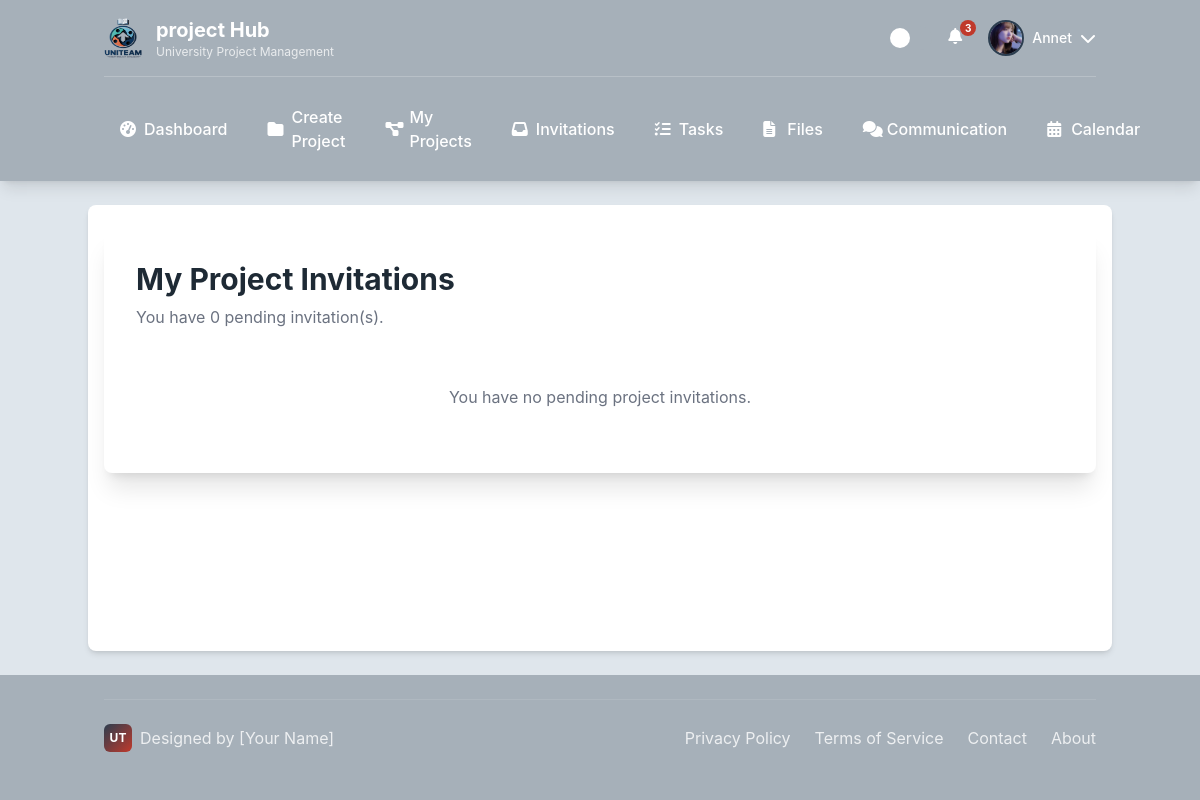
Screenshot of /projects/invitations/ (signed in) with the database file from the repository.
### users/models.py (models this page shows)
class CustomUser(AbstractUser):
    class Role(models.TextChoices):
        ADMIN = "ADMIN", "Admin"
        LECTURER = "LECTURER", "Lecturer"
        STUDENT = "STUDENT", "Student"
    role = models.CharField(max_length=50, choices=Role.choices)
    avatar = models.ImageField(upload_to='avatars/', null=True, blank=True)
    is_approved = models.BooleanField(default=True)
    phone_number = models.CharField(max_length=20, blank=True)
    def get_full_name(self):
        return f"{self.first_name} {self.last_name}"

### projects/views.py (the view)
# urls.py: path('invitations/', views.view_invitations_view, name='view_invitations'),
@login_required
def view_invitations_view(request):
    invitations = Invitation.objects.filter(receiver=request.user, status=Invitation.Status.PENDING)
    return render(request, 'projects/view_invitations.html', {'invitations': invitations})

### templates/projects/view_invitations.html (shortened to what this page needs)
{% extends "base/base_student.html" %}
{% load static %}
{% block content %}
<div class="surface shadow-xl rounded-lg p-6 md:p-8">
    <h1 class="text-3xl font-bold mb-2">My Project Invitations</h1>
    <p class="text-gray-500 mb-6">You have {{ invitations|length }} pending invitation(s).</p>
    <div class="space-y-4">
        {% for inv in invitations %}
        <div class="bg-gray-50 dark:bg-gray-700 p-4 rounded-lg flex flex-col sm:flex-row justify-between sm:items-center gap-4">
            <div>
                <p class="text-sm text-gray-500">Invitation from <span class="font-bold">{{ inv.sender.get_full_name }}</span></p>
                <p class="text-lg font-semibold">Project: {{ inv.project.title }}</p>
            </div>
            <div class="flex items-center space-x-3 flex-shrink-0">
                <a href="{% url 'respond_to_invitation' inv.id 'accept' %}" class="btn bg-green-500 hover:bg-green-600 text-white py-2 px-4 rounded-lg">Accept</a>
                <a href="{% url 'respond_to_invitation' inv.id 'decline' %}" class="btn bg-red-500 hover:bg-red-600 text-white py-2 px-4 rounded-lg">Decline</a>
            </div>
        </div>
        {% empty %}
        <p class="text-center text-gray-500 py-8">You have no pending project invitations.</p>
        {% endfor %}
    </div>
</div>
{% endblock %}

### templates/base/base_student.html (shortened to what this page needs)
<!DOCTYPE html>
{% load static %}
<html lang="en">
<head>
    <script src="https://cdn.tailwindcss.com"></script>
    <link rel="stylesheet" href="https://cdnjs.cloudflare.com/ajax/libs/font-awesome/6.4.0/css/all.min.css">
    <link rel="stylesheet" href="{% static 'css/student_base.css' %}">
</head>
<body class="min-h-screen flex flex-col">
    <header class="header-bg text-white shadow-lg">
        <div class="container mx-auto px-4 py-4">
            <div class="flex justify-between items-center">
                <div class="logo-container">
                    <img src="{% static 'images/logo/uniteam_logo (1).png'%}" alt="UniTeam Logo" class="w-10 h-10 rounded-lg" onerror="this.style.display='none'; this.nextElementSibling.style.display='flex';">
                    <div>
                        <h1 class="text-xl font-bold">project Hub</h1>
                        <p class="text-xs opacity-75">University Project Management</p>
                    </div>
                </div>
                <div class="flex items-center space-x-4">
                    <div class="theme-toggle" id="themeToggle" title="Toggle Theme"></div>
                    {% if user.is_authenticated %}
                        <div class="relative cursor-pointer" id="notificationButton" title="Notifications">
                            <i class="fa-solid fa-bell w-6 h-6 text-white hover:text-accent-1 transition-colors"></i>
                            <span class="notification-badge">3</span>
                        </div>
                        <div class="profile-dropdown">
                            <div class="flex items-center gap-2 cursor-pointer" id="profileButton">
                                {% if user.avatar %}
                                    <img src="{{ user.avatar.url }}" alt="{{ user.username }}'s Avatar" class="profile-avatar object-cover">
                                {% else %}
                                    <div class="profile-avatar bg-accent-1 flex items-center justify-center text-white font-bold">
                                        {{ user.first_name.0|default:user.username.0|upper }}
                                    </div>
                                {% endif %}
                                <span class="hidden md:block text-sm font-medium">{{ user.first_name|default:user.username }}</span>
                                <i class="fa-solid fa-chevron-down w-4 h-4 transition-transform" id="profileArrow"></i>
                            </div>
                        </div>
                    {% else %}
                        <div class="flex items-center space-x-3">
                            <a href="#" class="btn btn-secondary">LOGIN</a>
                            <a href="#" class="btn btn-primary">REGISTER</a>
                        </div>
                    {% endif %}
                </div>
            </div>
            {% if user.is_authenticated %}
            <nav class="hidden md:block mt-4 pt-4 border-t border-white border-opacity-20">
                <div class="flex space-x-2">
                    <a href="{% url 'student_dashboard' %}" class="nav-link {% if request.resolver_match.url_name == 'dashboard' %}active{% endif %}">
                        <i class="fa-solid fa-gauge-high w-4 h-4"></i>
                        Dashboard
                    </a>
                    <a href="{% url 'create_project' %}" class="nav-link {% if request.resolver_match.url_name == 'projects' %}active{% endif %}">
                        <i class="fa-solid fa-folder w-4 h-4"></i>
                        Create Project
                    </a>
                    <a href="{% url 'my_projects' %}" class="nav-link {% if request.resolver_match.url_name == 'projects' %}active{% endif %}">
                        <i class="fa-solid fa-diagram-project w-4 h-4"></i>
                        My Projects
                    </a>
                    <a href="{% url 'view_invitations' %}" class="nav-link {% if request.resolver_match.url_name == 'invitations' %}active{% endif %}">
                        <i class="fa-solid fa-inbox w-4 h-4"></i>
                        Invitations
                    </a>
                    <a href="" class="nav-link {% if request.resolver_match.url_name == 'tasks' %}active{% endif %}">
                        <i class="fa-solid fa-list-check w-4 h-4"></i>
                        Tasks
                    </a>
                    <a href="#" class="nav-link {% if request.resolver_match.url_name == 'files' %}active{% endif %}">
                        <i class="fa-solid fa-file-lines w-4 h-4"></i>
                        Files
                    </a>
                    <a href="#" class="nav-link {% if request.resolver_match.url_name == 'communication' %}active{% endif %}">
                        <i class="fa-solid fa-comments w-4 h-4"></i>
                        Communication
                    </a>
                    <a href="#" class="nav-link {% if request.resolver_match.url_name == 'calendar' %}active{% endif %}">
                        <i class="fa-solid fa-calendar-days w-4 h-4"></i>
                        Calendar
                    </a>
                </div>
            </nav>
            {% endif %}
        </div>
    </header>
    <main class="flex-grow container mx-auto px-4 py-6 surface shadow-md my-6 rounded-lg">
        {% block content %}{% endblock %}
    </main>
    {% if user.is_authenticated %}
    <footer class="footer-bg text-white py-6 mt-auto">
        <div class="container mx-auto px-4">
            <div class="footer-content">
                <div class="personal-branding">
                    <div class="personal-logo">UT</div>
                    <span>Designed by [Your Name]</span>
                </div>
                <div class="footer-links">
                    <a href="#">Privacy Policy</a>
                    <a href="#">Terms of Service</a>
                    <a href="#">Contact</a>
                    <a href="#">About</a>
                </div>
            </div>
        </div>
    </footer>
    {% endif %}
</body>
</html>

### static/css/student_base.css (style rules this page uses)
:root { --light-gray: #DFE6EC; --dark-gray: #A6B0B9; --accent-1: #C0392B; --accent-2: #2C3E50; --text-dark: #1E2A35; --background: var(--light-gray); --surface: #ffffff; --header-bg: var(--dark-gray); --footer-bg: var(--dark-gray); }
body { background-color: var(--background); color: var(--text-dark); transition: all 0.3s ease; font-family: 'Inter', system-ui, -apple-system, sans-serif; }
.header-bg { background-color: var(--header-bg); }
.footer-bg { background-color: var(--footer-bg); }
.surface { background-color: var(--surface); }
.logo-container { display: flex; align-items: center; gap: 12px; }
.nav-link { position: relative; padding: 12px 16px; border-radius: 6px; transition: all 0.2s ease; font-weight: 500; display: flex; align-items: center; gap: 8px; }
.profile-dropdown { position: relative; }
.profile-avatar { width: 36px; height: 36px; border-radius: 50%; border: 2px solid var(--accent-2); cursor: pointer; transition: all 0.2s ease; }
.theme-toggle { width: 44px; height: 24px; background-color: var(--dark-gray); border-radius: 12px; position: relative; cursor: pointer; transition: background-color 0.3s ease; }
.theme-toggle::before { content: ''; position: absolute; top: 2px; left: 2px; width: 20px; height: 20px; background-color: white; border-radius: 50%; transition: transform 0.3s ease; }
.footer-content { display: flex; justify-content: space-between; align-items: center; padding: 24px 0; border-top: 1px solid rgba(255,255,255,0.1); }
.footer-links { display: flex; gap: 24px; }
.footer-links a { color: rgba(255,255,255,0.8); text-decoration: none; transition: color 0.2s ease; }
.personal-branding { display: flex; align-items: center; gap: 8px; color: rgba(255,255,255,0.8); }
.personal-logo { width: 28px; height: 28px; background: linear-gradient(135deg, var(--accent-2), var(--accent-1)); border-radius: 6px; display: flex; align-items: center; justify-content: center; color: white; font-weight: bold; font-size: 12px; }
.notification-badge { position: absolute; top: -4px; right: -4px; background-color: var(--accent-1); color: white; font-size: 10px; font-weight: bold; border-radius: 10px; min-width: 16px; height: 16px; display: flex; align-items: center; justify-content: center; padding: 0 4px; }

### rows the page displays
CustomUser: avatar (picture), first_name "Annet"

### other values shown
{{ invitations|length }} "0"
